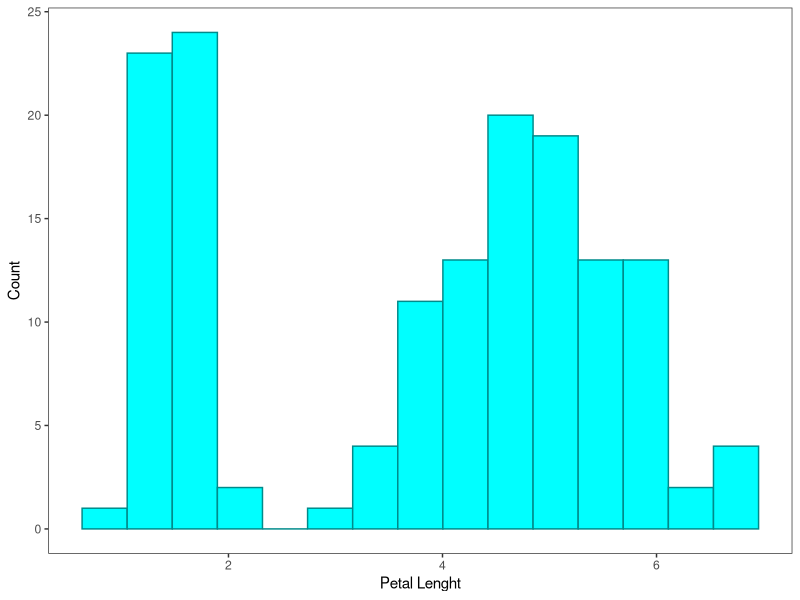
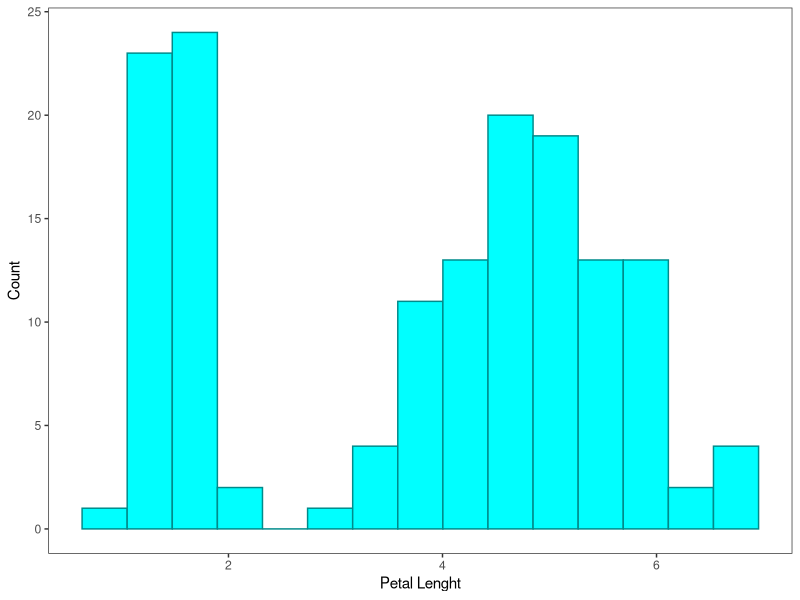

The R script that drew these images, in order:
## ---- chunk 1
knitr::opts_chunk$set(echo = TRUE)
library(tidyverse)

## ---- chunk 2
ggplot(iris, aes(x = Petal.Length)) +
  geom_histogram(fill = "cyan1", color = "darkcyan", bins = 15) +
  theme_test () + labs(x = "Petal Lenght", y = "Count") -> p

ggsave("practice_plot.png", p)

p

